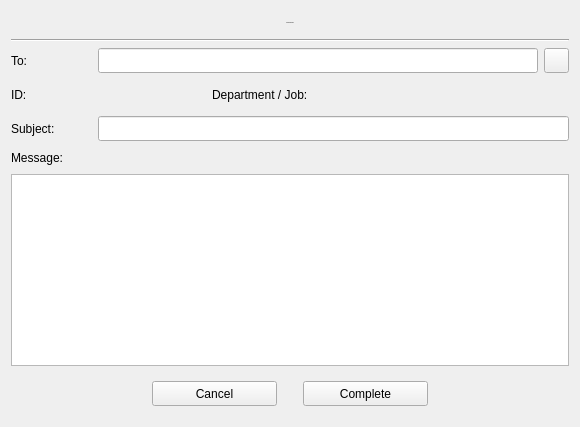
      <widget class="QWidget" name="page_send_message">
       <layout class="QGridLayout" name="gridLayout_15">
        <item row="4" column="0">
         <layout class="QHBoxLayout" name="horizontalLayout_23">
          <item>
           <widget class="QLabel" name="lbl_direct_message_id_header">
            <property name="minimumSize">
             <size>
              <width>81</width>
              <height>21</height>
             </size>
            </property>
            <property name="maximumSize">
             <size>
              <width>81</width>
              <height>21</height>
             </size>
            </property>
            <property name="text">
             <string>ID:</string>
            </property>
           </widget>
          </item>
          <item>
           <widget class="QLabel" name="lbl_direct_message_id">
            <property name="minimumSize">
             <size>
              <width>81</width>
              <height>21</height>
             </size>
            </property>
            <property name="maximumSize">
             <size>
              <width>108</width>
              <height>21</height>
             </size>
            </property>
            <property name="text">
             <string/>
            </property>
           </widget>
          </item>
          <item>
           <widget class="QLabel" name="lbl_direct_message_department_job_header">
            <property name="minimumSize">
             <size>
              <width>81</width>
              <height>21</height>
             </size>
            </property>
            <property name="maximumSize">
             <size>
              <width>105</width>
              <height>21</height>
             </size>
            </property>
            <property name="text">
             <string>Department / Job:</string>
            </property>
           </widget>
          </item>
          <item>
           <widget class="QLabel" name="lbl_direct_message_department_job">
            <property name="minimumSize">
             <size>
              <width>81</width>
              <height>21</height>
             </size>
            </property>
            <property name="maximumSize">
             <size>
              <width>16777215</width>
              <height>21</height>
             </size>
            </property>
            <property name="text">
             <string/>
            </property>
           </widget>
          </item>
         </layout>
        </item>
        <item row="0" column="0">
         <widget class="QLabel" name="lbl_direct_message_header">
          <property name="minimumSize">
           <size>
            <width>558</width>
            <height>22</height>
           </size>
          </property>
          <property name="maximumSize">
           <size>
            <width>16777215</width>
            <height>21</height>
           </size>
          </property>
          <property name="font">
           <font>
            <family>Segoe Print</family>
            <pointsize>-1</pointsize>
            <weight>50</weight>
            <italic>false</italic>
            <bold>false</bold>
           </font>
          </property>
          <property name="text">
           <string>Direct Message</string>
          </property>
          <property name="alignment">
           <set>Qt::AlignCenter</set>
          </property>
         </widget>
        </item>
        <item row="6" column="0">
         <layout class="QHBoxLayout" name="horizontalLayout_24">
          <item>
           <widget class="QLabel" name="lbl_direct_message_subject">
            <property name="minimumSize">
             <size>
              <width>81</width>
              <height>21</height>
             </size>
            </property>
            <property name="maximumSize">
             <size>
              <width>81</width>
              <height>21</height>
             </size>
            </property>
            <property name="text">
             <string>Subject:</string>
            </property>
           </widget>
          </item>
          <item>
           <widget class="QLineEdit" name="lineEdit_direct_message_subject">
            <property name="minimumSize">
             <size>
              <width>453</width>
              <height>25</height>
             </size>
            </property>
            <property name="maximumSize">
             <size>
              <width>16777215</width>
              <height>25</height>
             </size>
            </property>
            <property name="font">
             <font>
              <pointsize>9</pointsize>
             </font>
            </property>
           </widget>
          </item>
         </layout>
        </item>
        <item row="8" column="0">
         <widget class="QTextEdit" name="textEdit_direct_message">
          <property name="minimumSize">
           <size>
            <width>558</width>
            <height>140</height>
           </size>
          </property>
          <property name="font">
           <font>
            <pointsize>9</pointsize>
           </font>
          </property>
         </widget>
        </item>
        <item row="9" column="0">
         <widget class="QWidget" name="widget_direct_message_btn_container" native="true">
          <property name="minimumSize">
           <size>
            <width>558</width>
            <height>44</height>
           </size>
          </property>
          <property name="maximumSize">
           <size>
            <width>16777215</width>
            <height>45</height>
           </size>
          </property>
          <property name="styleSheet">
           <string notr="true"/>
          </property>
          <layout class="QHBoxLayout" name="horizontalLayout_25">
           <item>
            <spacer name="horizontalSpacer_5">
             <property name="orientation">
              <enum>Qt::Horizontal</enum>
             </property>
             <property name="sizeHint" stdset="0">
              <size>
               <width>131</width>
               <height>20</height>
              </size>
             </property>
            </spacer>
           </item>
           <item>
            <widget class="QPushButton" name="btn_direct_message_cancel">
             <property name="minimumSize">
              <size>
               <width>125</width>
               <height>25</height>
              </size>
             </property>
             <property name="maximumSize">
              <size>
               <width>16777215</width>
               <height>25</height>
              </size>
             </property>
             <property name="cursor">
              <cursorShape>PointingHandCursor</cursorShape>
             </property>
             <property name="text">
              <string>Cancel</string>
             </property>
             <property name="icon">
              <iconset resource="../icons_source.qrc">
               <normaloff>:/newSource/icons/cancel.png</normaloff>:/newSource/icons/cancel.png</iconset>
             </property>
            </widget>
           </item>
           <item>
            <spacer name="horizontalSpacer_6">
             <property name="orientation">
              <enum>Qt::Horizontal</enum>
             </property>
             <property name="sizeType">
              <enum>QSizePolicy::Fixed</enum>
             </property>
             <property name="sizeHint" stdset="0">
              <size>
               <width>20</width>
               <height>20</height>
              </size>
             </property>
            </spacer>
           </item>
           <item>
            <widget class="QPushButton" name="btn_direct_message_send">
             <property name="minimumSize">
              <size>
               <width>125</width>
               <height>25</height>
              </size>
             </property>
             <property name="maximumSize">
              <size>
               <width>16777215</width>
               <height>25</height>
              </size>
             </property>
             <property name="cursor">
              <cursorShape>PointingHandCursor</cursorShape>
             </property>
             <property name="text">
              <string>Complete</string>
             </property>
             <property name="icon">
              <iconset resource="../icons_source.qrc">
               <normaloff>:/newSource/icons/complete.png</normaloff>:/newSource/icons/complete.png</iconset>
             </property>
            </widget>
           </item>
           <item>
            <spacer name="horizontalSpacer_7">
             <property name="orientation">
              <enum>Qt::Horizontal</enum>
             </property>
             <property name="sizeHint" stdset="0">
              <size>
               <width>111</width>
               <height>20</height>
              </size>
             </property>
            </spacer>
           </item>
          </layout>
         </widget>
        </item>
        <item row="2" column="0">
         <layout class="QHBoxLayout" name="horizontalLayout_21">
          <item>
           <widget class="QLabel" name="lbl_direct_message_to">
            <property name="minimumSize">
             <size>
              <width>81</width>
              <height>21</height>
             </size>
            </property>
            <property name="maximumSize">
             <size>
              <width>81</width>
              <height>21</height>
             </size>
            </property>
            <property name="text">
             <string>To:</string>
            </property>
           </widget>
          </item>
          <item>
           <widget class="QLineEdit" name="lineEdit_direct_message_to">
            <property name="minimumSize">
             <size>
              <width>140</width>
              <height>25</height>
             </size>
            </property>
            <property name="maximumSize">
             <size>
              <width>16777215</width>
              <height>25</height>
             </size>
            </property>
            <property name="font">
             <font>
              <pointsize>9</pointsize>
             </font>
            </property>
           </widget>
          </item>
          <item>
           <widget class="QPushButton" name="btn_phone_book">
            <property name="minimumSize">
             <size>
              <width>25</width>
              <height>25</height>
             </size>
            </property>
            <property name="maximumSize">
             <size>
              <width>25</width>
              <height>25</height>
             </size>
            </property>
            <property name="text">
             <string/>
            </property>
            <property name="icon">
             <iconset resource="../icons_source.qrc">
              <normaloff>:/newSource/icons/phone_book.png</normaloff>:/newSource/icons/phone_book.png</iconset>
            </property>
            <property name="iconSize">
             <size>
              <width>25</width>
              <height>25</height>
             </size>
            </property>
           </widget>
          </item>
         </layout>
        </item>
        <item row="7" column="0">
         <widget class="QLabel" name="lbl_direct_message_message">
          <property name="minimumSize">
           <size>
            <width>81</width>
            <height>21</height>
           </size>
          </property>
          <property name="maximumSize">
           <size>
            <width>558</width>
            <height>21</height>
           </size>
          </property>
          <property name="text">
           <string>Message:</string>
          </property>
          <property name="margin">
           <number>0</number>
          </property>
         </widget>
        </item>
        <item row="1" column="0">
         <widget class="Line" name="line_2">
          <property name="minimumSize">
           <size>
            <width>550</width>
            <height>0</height>
           </size>
          </property>
          <property name="orientation">
           <enum>Qt::Horizontal</enum>
          </property>
         </widget>
        </item>
        <item row="5" column="0">
         <spacer name="verticalSpacer_29">
          <property name="orientation">
           <enum>Qt::Vertical</enum>
          </property>
          <property name="sizeType">
           <enum>QSizePolicy::Fixed</enum>
          </property>
          <property name="sizeHint" stdset="0">
           <size>
            <width>20</width>
            <height>5</height>
           </size>
          </property>
         </spacer>
        </item>
        <item row="3" column="0">
         <spacer name="verticalSpacer_30">
          <property name="orientation">
           <enum>Qt::Vertical</enum>
          </property>
          <property name="sizeType">
           <enum>QSizePolicy::Fixed</enum>
          </property>
          <property name="sizeHint" stdset="0">
           <size>
            <width>20</width>
            <height>5</height>
           </size>
          </property>
         </spacer>
        </item>
       </layout>
      </widget>
